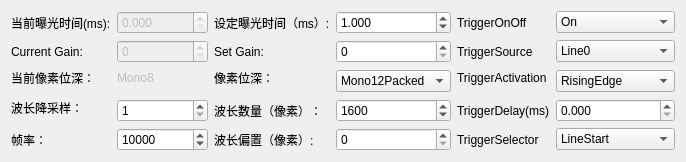
            <widget class="QWidget" name="tab_4">
             <attribute name="title">
              <string>HiK</string>
             </attribute>
             <layout class="QGridLayout" name="gridLayout_16">
              <item row="0" column="0">
               <widget class="QLabel" name="label_66">
                <property name="text">
                 <string>当前曝光时间(ms):</string>
                </property>
               </widget>
              </item>
              <item row="0" column="1">
               <widget class="QDoubleSpinBox" name="Exposure_display_HK">
                <property name="enabled">
                 <bool>false</bool>
                </property>
                <property name="decimals">
                 <number>3</number>
                </property>
                <property name="maximum">
                 <double>10000000.000000000000000</double>
                </property>
               </widget>
              </item>
              <item row="0" column="2">
               <widget class="QLabel" name="label_56">
                <property name="text">
                 <string>设定曝光时间（ms）:</string>
                </property>
               </widget>
              </item>
              <item row="0" column="3">
               <widget class="QDoubleSpinBox" name="Exposure_HK">
                <property name="decimals">
                 <number>3</number>
                </property>
                <property name="maximum">
                 <double>1000.000000000000000</double>
                </property>
                <property name="singleStep">
                 <double>0.100000000000000</double>
                </property>
                <property name="value">
                 <double>1.000000000000000</double>
                </property>
               </widget>
              </item>
              <item row="0" column="4">
               <widget class="QLabel" name="label_67">
                <property name="text">
                 <string>TriggerOnOff</string>
                </property>
               </widget>
              </item>
              <item row="0" column="5">
               <widget class="QComboBox" name="TriggerON_HK">
                <item>
                 <property name="text">
                  <string>On</string>
                 </property>
                </item>
                <item>
                 <property name="text">
                  <string>Off</string>
                 </property>
                </item>
               </widget>
              </item>
              <item row="1" column="0">
               <widget class="QLabel" name="label_60">
                <property name="text">
                 <string>Current Gain:</string>
                </property>
               </widget>
              </item>
              <item row="1" column="1">
               <widget class="QDoubleSpinBox" name="DGain_display_HK">
                <property name="enabled">
                 <bool>false</bool>
                </property>
                <property name="decimals">
                 <number>0</number>
                </property>
               </widget>
              </item>
              <item row="1" column="2">
               <widget class="QLabel" name="label_53">
                <property name="text">
                 <string>Set Gain:</string>
                </property>
               </widget>
              </item>
              <item row="1" column="3">
               <widget class="QDoubleSpinBox" name="DGain_HK">
                <property name="decimals">
                 <number>0</number>
                </property>
               </widget>
              </item>
              <item row="1" column="4">
               <widget class="QLabel" name="label_64">
                <property name="text">
                 <string>TriggerSource</string>
                </property>
               </widget>
              </item>
              <item row="1" column="5">
               <widget class="QComboBox" name="TriggerSource_HK">
                <item>
                 <property name="text">
                  <string>Line0</string>
                 </property>
                </item>
                <item>
                 <property name="text">
                  <string>Line1</string>
                 </property>
                </item>
                <item>
                 <property name="text">
                  <string>Line2</string>
                 </property>
                </item>
                <item>
                 <property name="text">
                  <string>Line3</string>
                 </property>
                </item>
                <item>
                 <property name="text">
                  <string>Line4</string>
                 </property>
                </item>
               </widget>
              </item>
              <item row="2" column="0">
               <widget class="QLabel" name="label_61">
                <property name="text">
                 <string>当前像素位深：</string>
                </property>
               </widget>
              </item>
              <item row="2" column="1">
               <widget class="QLabel" name="PixelFormat_display_HK">
                <property name="enabled">
                 <bool>false</bool>
                </property>
                <property name="text">
                 <string>Mono8</string>
                </property>
               </widget>
              </item>
              <item row="2" column="2">
               <widget class="QLabel" name="label_65">
                <property name="text">
                 <string>像素位深：</string>
                </property>
               </widget>
              </item>
              <item row="2" column="3" rowspan="2">
               <widget class="QComboBox" name="PixelFormat_HK">
                <item>
                 <property name="text">
                  <string>Mono12Packed</string>
                 </property>
                </item>
                <item>
                 <property name="text">
                  <string>Mono8</string>
                 </property>
                </item>
                <item>
                 <property name="text">
                  <string>Mono10</string>
                 </property>
                </item>
                <item>
                 <property name="text">
                  <string>Mono12</string>
                 </property>
                </item>
                <item>
                 <property name="text">
                  <string>Mono10Packed</string>
                 </property>
                </item>
               </widget>
              </item>
              <item row="2" column="4">
               <widget class="QLabel" name="label_63">
                <property name="text">
                 <string>TriggerActivation</string>
                </property>
               </widget>
              </item>
              <item row="2" column="5" rowspan="2">
               <widget class="QComboBox" name="TriggerActivation_HK">
                <property name="enabled">
                 <bool>true</bool>
                </property>
                <item>
                 <property name="text">
                  <string>RisingEdge</string>
                 </property>
                </item>
                <item>
                 <property name="text">
                  <string>FallingEdge</string>
                 </property>
                </item>
                <item>
                 <property name="text">
                  <string>AnyEdge</string>
                 </property>
                </item>
               </widget>
              </item>
              <item row="3" column="0" rowspan="2">
               <widget class="QLabel" name="label_62">
                <property name="text">
                 <string>波长降采样：</string>
                </property>
               </widget>
              </item>
              <item row="4" column="1">
               <widget class="QSpinBox" name="SpectralDS_HK">
                <property name="minimum">
                 <number>1</number>
                </property>
                <property name="value">
                 <number>1</number>
                </property>
               </widget>
              </item>
              <item row="4" column="2">
               <widget class="QLabel" name="XstepsLabel_3">
                <property name="text">
                 <string>波长数量（像素）：</string>
                </property>
               </widget>
              </item>
              <item row="4" column="3">
               <widget class="QSpinBox" name="NSamples_HK">
                <property name="wrapping">
                 <bool>false</bool>
                </property>
                <property name="minimum">
                 <number>1</number>
                </property>
                <property name="maximum">
                 <number>10000</number>
                </property>
                <property name="singleStep">
                 <number>8</number>
                </property>
                <property name="value">
                 <number>1600</number>
                </property>
                <property name="displayIntegerBase">
                 <number>10</number>
                </property>
               </widget>
              </item>
              <item row="4" column="4">
               <widget class="QLabel" name="label_57">
                <property name="text">
                 <string>TriggerDelay(ms)</string>
                </property>
               </widget>
              </item>
              <item row="4" column="5">
               <widget class="QDoubleSpinBox" name="TriggerDelay_HK">
                <property name="decimals">
                 <number>3</number>
                </property>
               </widget>
              </item>
              <item row="5" column="0">
               <widget class="QLabel" name="label_69">
                <property name="enabled">
                 <bool>true</bool>
                </property>
                <property name="text">
                 <string>帧率：</string>
                </property>
               </widget>
              </item>
              <item row="5" column="1">
               <widget class="QSpinBox" name="LineRate_HK">
                <property name="maximum">
                 <number>1000000</number>
                </property>
                <property name="value">
                 <number>10000</number>
                </property>
               </widget>
              </item>
              <item row="5" column="2">
               <widget class="QLabel" name="label_55">
                <property name="text">
                 <string>波长偏置（像素）:</string>
                </property>
               </widget>
              </item>
              <item row="5" column="3">
               <widget class="QSpinBox" name="offsetW_HK">
                <property name="maximum">
                 <number>1600</number>
                </property>
               </widget>
              </item>
              <item row="5" column="4">
               <widget class="QLabel" name="label_68">
                <property name="text">
                 <string>TriggerSelector</string>
                </property>
               </widget>
              </item>
              <item row="5" column="5">
               <widget class="QComboBox" name="TriggerSelector_HK">
                <item>
                 <property name="text">
                  <string>LineStart</string>
                 </property>
                </item>
                <item>
                 <property name="text">
                  <string>FrameBurstStart</string>
                 </property>
                </item>
               </widget>
              </item>
             </layout>
            </widget>
